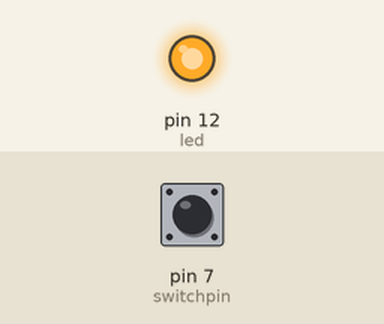
Bench run of a sketch on a simulated Arduino Uno, built with avr-gcc and run on an emulated ATmega328P. On the bench: output pins drawn as LEDs (lit = HIGH). Dashed ring = blinking. The test bench sets the inputs (shaded band); at power-on: pin 7 (switchpin) LOW.

Above: at 1.2 s.
1.3 s: pin 7 (switchpin) pulled HIGH for 1 s
At 1.45 s:
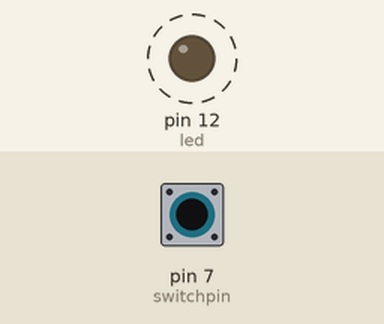
4.3 s: pin 7 (switchpin) pulled HIGH for 3.2 s
At 8.3 s:
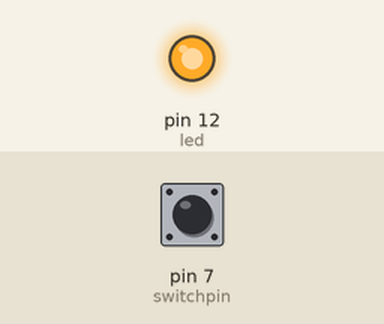
Timing chart, 0 to 9.8 s (numbered marks = the images above; inputs shaded):
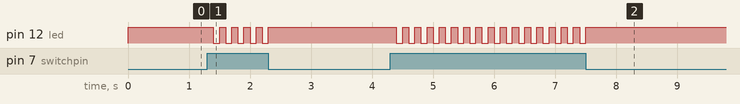

Measured:
- after the input at 1.3 s, pin 12 (led): alternates HIGH for 0.10 s and LOW for 0.10 s, 10 changes in all, then stays HIGH, starting after 0.10 s
- after the input at 4.3 s, pin 12 (led): alternates HIGH for 0.10 s and LOW for 0.10 s, 32 changes in all, then stays HIGH, starting after 0.10 s

The sketch:

led_with_button_ino.ino
```cpp
int led = 12;
int switchpin=7;
void setup()
{
	pinMode(led,OUTPUT);
        pinMode(switchpin,INPUT);
}
void loop()
{
  int state = digitalRead(switchpin);
  if (state == HIGH)
  {
	digitalWrite(led,HIGH);
        delay(100);
        digitalWrite(led,LOW);
        delay(100);

  }
  else
  {
    	digitalWrite(led,HIGH);
  }
}
```
